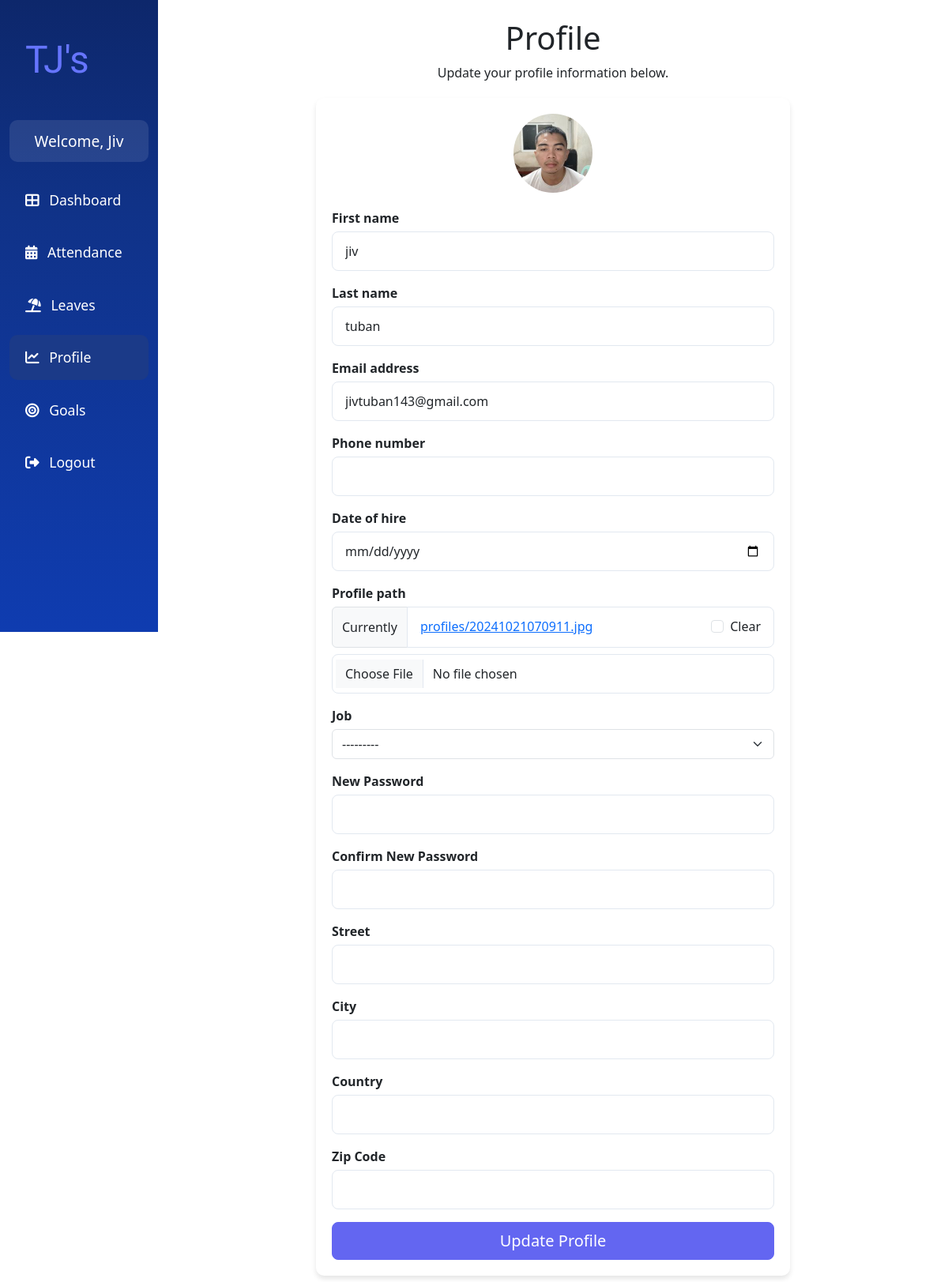
The page /profile/ (signed in) on the database its author committed.
### api/models.py (models this page shows, shortened)
class User(AbstractUser):
    ROLE_CHOICES = [
        ("ADMIN", "Admin"),
        ("EMPLOYEE", "Employee"),
        ("MANAGER", "Manager"),
    ]
    STATUS_CHOICES = [
        ("APPROVED", "Approved"),
        ("REJECTED", "Rejected"),
        ("PENDING", "Pending"),
    ]
    username = None  # Remove the username field entirely
    email = models.EmailField(_("email address"), unique=True)
    phone_regex = RegexValidator(
        regex=r"^\+?1?\d{9,15}$",
        message="Phone number must be entered in the format: '+999999999'. Up to 15 digits allowed.",
    )
    phone_number = models.CharField(validators=[phone_regex], max_length=17, blank=True)
    address = models.OneToOneField(
        Address, on_delete=models.CASCADE, blank=True, null=True
    )
    role = models.CharField(max_length=10, choices=ROLE_CHOICES, default="EMPLOYEE")
    date_of_hire = models.DateField(blank=True, null=True)
    profile_path = models.ImageField(null=True, blank=True)
    status = models.CharField(max_length=20, choices=STATUS_CHOICES, default="PENDING")
    job = models.ForeignKey(Job, on_delete=models.SET_NULL, null=True, blank=True)
    groups = models.ManyToManyField(
        "auth.Group",
        verbose_name=_("groups"),
        blank=True,
        related_name="custom_user_set",
        related_query_name="custom_user",
    )
    user_permissions = models.ManyToManyField(
        "auth.Permission",
        verbose_name=_("user permissions"),
        blank=True,
        related_name="custom_user_set",
        related_query_name="custom_user",
    )
    objects = UserManager()
    USERNAME_FIELD = "email"
    REQUIRED_FIELDS = ["first_name", "last_name", "date_of_hire", "password"]

### api/views.py (the view)
# urls.py: path("profile/", views.profile, name="profile"),
@login_required
def profile(request):
    if request.method == "POST":
        form = UserProfileForm(request.POST, request.FILES, instance=request.user)
        if form.is_valid():
            user = form.save()
            update_session_auth_hash(request, user)
            messages.success(request, "Your profile was successfully updated.")
            return redirect("profile")
    else:
        form = UserProfileForm(instance=request.user)
    storage = get_messages(request)
    for _ in storage:
        pass
    return render(request, "profile.html", {"form": form})

### api/models.py (called while the page is built)
    def __str__(self):
        return self.name

    def __str__(self):
        return f"{self.title} - {self.department}"

### api/templates/api/profile.html (shortened to what this page needs)
{% extends "base.html" %}
{% load static %}
{% load crispy_forms_tags %}
{% block content %}
    <div class="profile-container p-4">
        <div class="profile-header">
            <h1>Profile</h1>
            <p>Update your profile information below.</p>
        </div>
        <div class="profile-form">
            <div class="profile-image-container">
                {% if user.profile_path %}
                    <img src="{{ user.profile_path.url }}" alt="Profile Picture" class="profile-image">
                {% else %}
                    <img src="https://static.vecteezy.com/system/resources/thumbnails/009/292/244/small/default-avatar-icon-of-social-media-user-vector.jpg" alt="Profile Picture" class="profile-image">
                {% endif %}
            </div>
            <form method="post" enctype="multipart/form-data">
                {{ form|crispy }}
                <div class="d-grid gap-2">
                    <button type="submit" class="btn btn-primary btn-lg">Update Profile</button>
                </div>
            </form>
        </div>
    </div>
{% endblock content %}

### api/templates/api/base.html (shortened to what this page needs)
{% load static %}
<!DOCTYPE html>
<html lang="en">
  <head>
    <link
      href="https://cdn.jsdelivr.net/npm/bootstrap@5.3.0/dist/css/bootstrap.min.css"
      rel="stylesheet"
    />
    <link
      href="https://cdnjs.cloudflare.com/ajax/libs/font-awesome/6.4.0/css/all.min.css"
      rel="stylesheet"
    />
  </head>
  <body>
    <div class="container-fluid">
      <div class="row">
        <nav
          id="sidebarMenu"
          class="col-md-3 col-lg-2 d-md-block sidebar collapse"
        >
          <div class="position-sticky">
            <div class="logo">
              TJ's
            </div>
            <div class="welcome-message">
              <h3>Welcome, {{ request.user.first_name|capfirst }}</h3>
            </div>
            <ul class="nav flex-column">
              <li class="nav-item">
                <a class="nav-link {% if request.resolver_match.url_name == 'dashboard' %}active{% endif %}" href="{% url 'dashboard' %}">
                  <i class="fas fa-th-large me-2"></i> Dashboard
                </a>
              </li>
              <li class="nav-item">
                <a class="nav-link {% if request.resolver_match.url_name == 'attendance' or request.resolver_match.url_name == 'employee_attendance' %}active{% endif %}"
                {% if request.user.role == "MANAGER" %}
                  href="{% url 'attendance' %}"
                {% else %}
                  href="{% url 'employee_attendance' %}"
                {% endif %}>
                  <i class="fas fa-calendar-alt me-2"></i> Attendance
                </a>
              </li>
              <li class="nav-item">
                <a class="nav-link {% if request.resolver_match.url_name == 'leaves' %}active{% endif %}" href="{% url 'leaves' %}">
                  <i class="fa-solid fa-umbrella-beach me-2"></i> Leaves
                </a>
              </li>
              <li class="nav-item">
                <a class="nav-link {% if request.resolver_match.url_name == 'profile' %}active{% endif %}" href="{% url 'profile' %}">
                  <i class="fas fa-chart-line me-2"></i> Profile
                </a>
              </li>
              <li class="nav-item">
                <a class="nav-link {% if request.resolver_match.url_name == 'goals' %}active{% endif %}" href="{% url 'goals' %}">
                  <i class="fas fa-bullseye me-2"></i> Goals
                </a>
              </li>
              <li class="nav-item">
                <a class="nav-link" href="#" data-bs-toggle="modal" data-bs-target="#logoutModal">
                  <i class="fas fa-sign-out-alt me-2"></i> Logout
                </a>
              </li>
            </ul>
          </div>
        </nav>
        <main class="col-md-9 ms-sm-auto col-lg-10 px-md-4 main-content">
          {% block content %} {% endblock content %}
        </main>
      </div>
    </div>
  </body>
</html>

### api/templates/api/base.html (style rules this page uses)
:root { --primary-color: #6675FE; --primary-light: #6366f1; --background-color: #f8fafc; --text-color: #1e293b; }
body { 8 background-color: #f0f2f5; }
.sidebar { background: linear-gradient(180deg, #0D276B 0%, #103287 32%, #0F3CB0 100%); color: white; height: 100vh; padding-top: 20px; overflow-y: auto; position: fixed; top: 0; left: 0; z-index: 1000; }
.sidebar .nav-link { color: white; padding: 15px 20px; font-size: 1.1rem; margin-bottom: 10px; }
.sidebar .nav-link.active { background-color: #1B3A88; border-radius: 10px; }
.logo { font-family: 'Paytone One', sans-serif; font-weight: 400; color: var(--primary-color); font-size: 3rem; padding: 20px; margin-bottom: 20px; }
.main-content { margin-left: 0; padding-top: 0; }
.welcome-message { background-color: rgba(255, 255, 255, 0.1); border-radius: 10px; padding: 15px; margin-bottom: 20px; text-align: center; }
.welcome-message h3 { font-size: 1.2rem; margin-bottom: 0; color: #ffffff; font-weight: 500; }

### api/templates/api/profile.html (style rules this page uses)
.profile-container { padding: 20px; }
.profile-header { text-align: center; margin-bottom: 20px; }
.profile-form { max-width: 600px; margin: 0 auto; background: #fff; padding: 20px; border-radius: 10px; box-shadow: 0 4px 6px rgba(0, 0, 0, 0.1); }
.profile-form .form-control { border-radius: 0.5rem; border: 1px solid #e2e8f0; padding: 0.75rem 1rem; }
.profile-form .form-label { font-weight: 600; margin-bottom: 5px; }
.profile-form .btn-primary { background-color: var(--primary-light); border-color: var(--primary-light); transition: all 0.3s ease; }
.profile-image-container { display: flex; justify-content: center; margin-bottom: 20px; }
.profile-image { width: 100px; height: 100px; object-fit: cover; border-radius: 50%; }

### rows shown on the page
User: user.first_name "Jiv", profile_path (picture), first_name "jiv", last_name "tuban", email "jivtuban143@gmail.com", job "---------"
